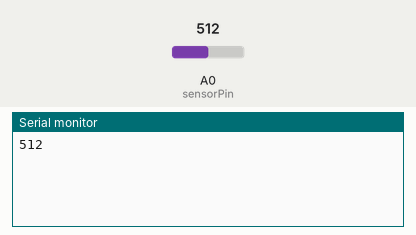
Simulated run of this sketch. Board: Arduino Uno, built with avr-gcc and run on an emulated ATmega328P. On the bench: the last lines printed to the serial monitor. The test bench sets the inputs (shaded band); at power-on: A0 (sensorPin) = 512.

Above: at 5.8 s.
5.9 s: A0 (sensorPin) set to 716
At 11.0 s:
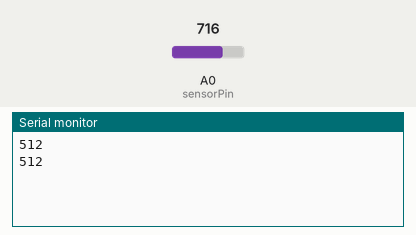
11.9 s: A0 (sensorPin) set to 900
At 16.0 s:
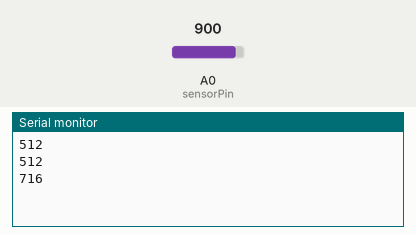
Timing chart, 0 to 17.5 s (numbered marks = the images above; inputs shaded):
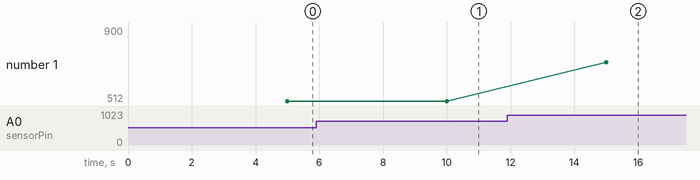

The sketch:

orchard.ino
```cpp
const int sensorPin = A0;

void setup() {
  Serial.begin(9600);
}

void loop()
{
  int humidity = analogRead(sensorPin);
  delay(5000);
  Serial.println(humidity);

}
```

Measured:
- plotted number 1: 512 → 900 after the input at 11.9 s
